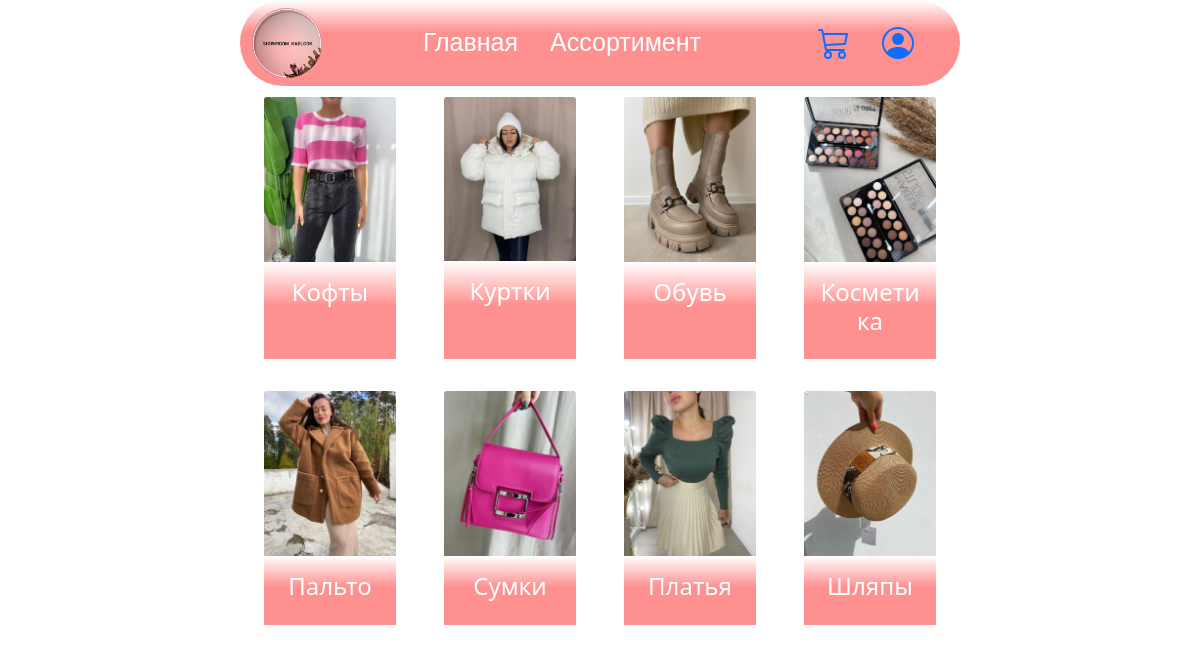
/assortment, run on the app's committed database.
### Site/models.py (models this page shows)
class Categories(models.Model):
    name = models.CharField(max_length=30,verbose_name="Название категории",null=True,blank=False)
    photo = models.ImageField(verbose_name="Фотография",null=True,blank=False)
    class Meta:
        verbose_name = "Категорию"
        verbose_name_plural = "Категории"
        ordering = ['id']
    def get_absolute_url(self):
        return reverse('category', kwargs={'category_id': self.pk})

### Site/views.py (the view)
# urls.py: path('assortment',views.assortment,name = 'assortment'),   #показать категории товаров
def assortment(request):
    categories = Categories.objects.all().order_by('id')
    return render(request, 'assortment.html',
                  {'categories': categories})

### Site/context.py (called while the page is built)
def shopping_cart(request):
    return {'counter_items_in_cart':Profile_Cart.objects.filter(user  = request.user.id).count(),
    'counter_items_in_favourite':Favourite.objects.filter(user = request.user.id).count(),
    'counter_items_in_orders':Orders.objects.filter(user = request.user.id).count()}

### Site/templates/assortment.html (shortened to what this page needs)
{% extends "base.html" %}
{% load static %}
{% block for_css %}
    <link rel="stylesheet" href="{% static 'css/assortment.css'%}" type="text/css">
{% endblock %}
{% block content %}
<div class="row row-cols-1 row-cols-lg-4 row-cols-md-3 row-cols-sm-2 gy-4 gx-0">
    {%for category in categories%}
    <div class="col px-4 py-1">
        <a class="card h-100 text-center card_new" href="{{category.get_absolute_url}}">
            <img src="/static/img/{{category.photo}}" class="card-img-top" alt="...">
            <div class="card-body">
                <p class="h4 card_name">{{category.name}}</p>
            </div>
        </a>
    </div>
    {%endfor%}
</div>
{% endblock %}

### Site/templates/base.html (shortened to what this page needs)
{% load cache %}
{% block for_css %}
{% endblock %}
{% load static %}
<!DOCTYPE html>
<html lang="en">
<head>
  <link href="https://cdn.jsdelivr.net/npm/bootstrap@5.1.1/dist/css/bootstrap.min.css" rel="stylesheet"
>
  <link rel="stylesheet" href="{% static 'css/base.css'%}">
</head>
<body>
  <nav class="navbar navbar-light bg-light menu">
    <div class="container-fluid">
      <img class="img-fluid rounded-circle" src="{% static '/img/icon.jpg'%}" alt="" style="width: 10%;">
      <div class="d-flex">
        <a class="nav-link button" href="{%url 'main_page'%}">Главная</a>
        <a class="nav-link button" href="{% url 'assortment'%}">Ассортимент</a>
      </div>
      <div class="d-flex">
        <a class="nav-link" href="{% url 'cart'%}">
          <div class="position-relative">
          </div>
        </a>
        {%if request.user.is_authenticated%}
        <div class="nav-link">
          <div class="dropdown show">
            <a class="dropdown-toggle" href="#" role="button" id="dropdownMenuLink" data-toggle="dropdown" aria-haspopup="true" aria-expanded="false">
              <svg xmlns="http://www.w3.org/2000/svg" width="32" height="32" fill="currentColor"
                class="bi bi-person-circle" viewBox="0 0 16 16">
                <path d="M11 6a3 3 0 1 1-6 0 3 3 0 0 1 6 0z" />
                <path fill-rule="evenodd"
                  d="M0 8a8 8 0 1 1 16 0A8 8 0 0 1 0 8zm8-7a7 7 0 0 0-5.468 11.37C3.242 11.226 4.805 10 8 10s4.757 1.225 5.468 2.37A7 7 0 0 0 8 1z" />
              </svg>
            </a>
            <div class="dropdown-menu" aria-labelledby="dropdownMenuLink">
              <a class="dropdown-item" href="{% url 'orders'%}">Мои заказы</a>
              <a class="dropdown-item" href="{% url 'favourite'%}">Избранные товары</a>
              <div class="dropdown-divider"></div>
              <a class="dropdown-item" href="{% url 'logout'%}">Выход</a>
            </div>
          </div>
        </div>
        {%else%}
        <a class="nav-link" href="{%url 'login'%}" style="width: 81.7167px;">
        </a>
        {%endif%}
      </div>
    </div>
  </nav>
  {% block content %}
  {% endblock %}
</body>
</html>

### Site/static/css/assortment.css (style rules this page uses)
.card_new { border:0px !important; text-decoration: none; }
.card-body { background: rgb(255,144,144); background: linear-gradient(0deg, rgba(255,144,144,1) 55%, rgba(255,255,255,1) 100%); border-top:1px rgba(255,144,144,1); }
.card_name { color: white; }

### Site/static/css/base.css (style rules this page uses)
html { height: 100%; overflow-x: hidden; margin-right: calc(-1 * (100vw - 100%)); }
body { width: 60%; margin-left: auto; margin-right: auto; }
.menu { background: rgb(255,144,144); background: linear-gradient(0deg, rgba(255,144,144,1) 63%, rgba(255,255,255,1) 100%); border-radius: 100px; margin-bottom: 1%; }
.button { text-decoration: none; color: white; transition: 0.3s; font-size: 25px; font-family: Verdana, Geneva, Tahoma, sans-serif; }
.nav-link { font-family: Verdana, Geneva, Tahoma, sans-serif; }

### data on the page
Categories: photo (picture), name "Кофты"
Categories: photo (picture), name "Куртки"
Categories: photo (picture), name "Обувь"
Categories: photo (picture), name "Косметика"
Categories: photo (picture), name "Пальто"
Categories: photo (picture), name "Сумки"
Categories: photo (picture), name "Платья"
Categories: photo (picture), name "Шляпы"
